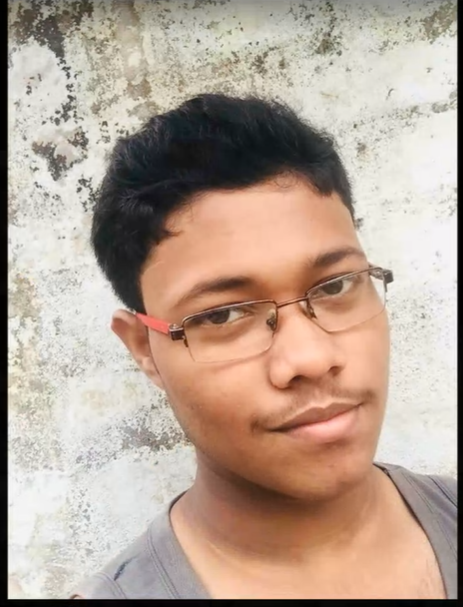
#> input picture maya.png, 463 x 607 px
$ python histogram_equilization.py
#> lines starting #> are read from the running program, lines starting #| are printed output that depends on the picture
import cv2
import numpy as np
import matplotlib.pyplot as plt

img = cv2.imread('maya.png', 0)
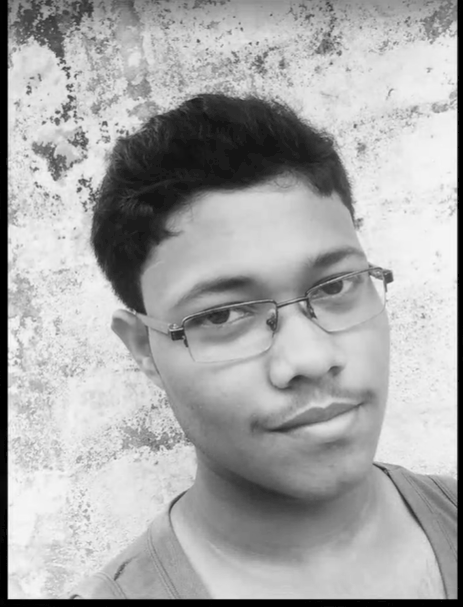
#> img: shape (607, 463); min 0, max 249, mean 168.4

cv2.imshow('before equilization', img)

histogram = cv2.calcHist([img], [0], None, [256], [0, 255])
#> histogram = 256 values, max 8766 at index 0, min 0 at index 79, mean 1097.8
plt.plot(histogram)


freq = np.zeros(256, int)

h, w = img.shape[:2]
#> h = 607; w = 463

for i in range(h):
    for j in range(w):
        freq[img[i][j]] += 1

sum = np.sum(freq)
#> sum = 281041

freq = (freq / sum)

freq = np.cumsum(freq)
#> freq = 256 values from 0.0312 to 1

freq *= 255
#> freq = 256 values from 7.95 to 255

freq = np.ceil(freq)
#> freq = 256 values from 8 to 256

img2 = img.copy()

for i in range(h):
    for j in range(w):
        img2[i][j] = freq[img[i][j]]
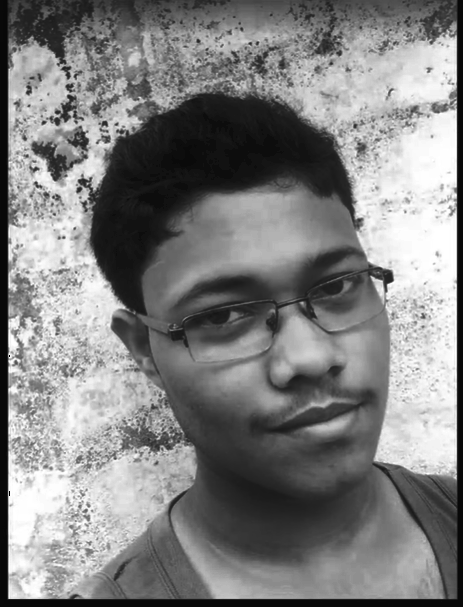
#> img2: shape (607, 463); min 0, max 255, mean 129.1

cv2.imshow('after equilization', img2)

histogram = cv2.calcHist([img2], [0], None, [256], [0, 255])
#> histogram = 256 values, max 8766 at index 8, min 0 at index 1, mean 1092.8
plt.plot(histogram)

plt.show()
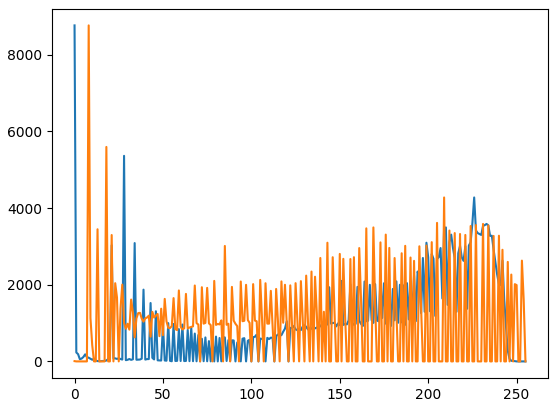
#> figure drawn by matplotlib, 1 panel; curve peaks at x = 0, y = 8766; curve peaks at x = 8, y = 8766

cv2.waitKey(0)
